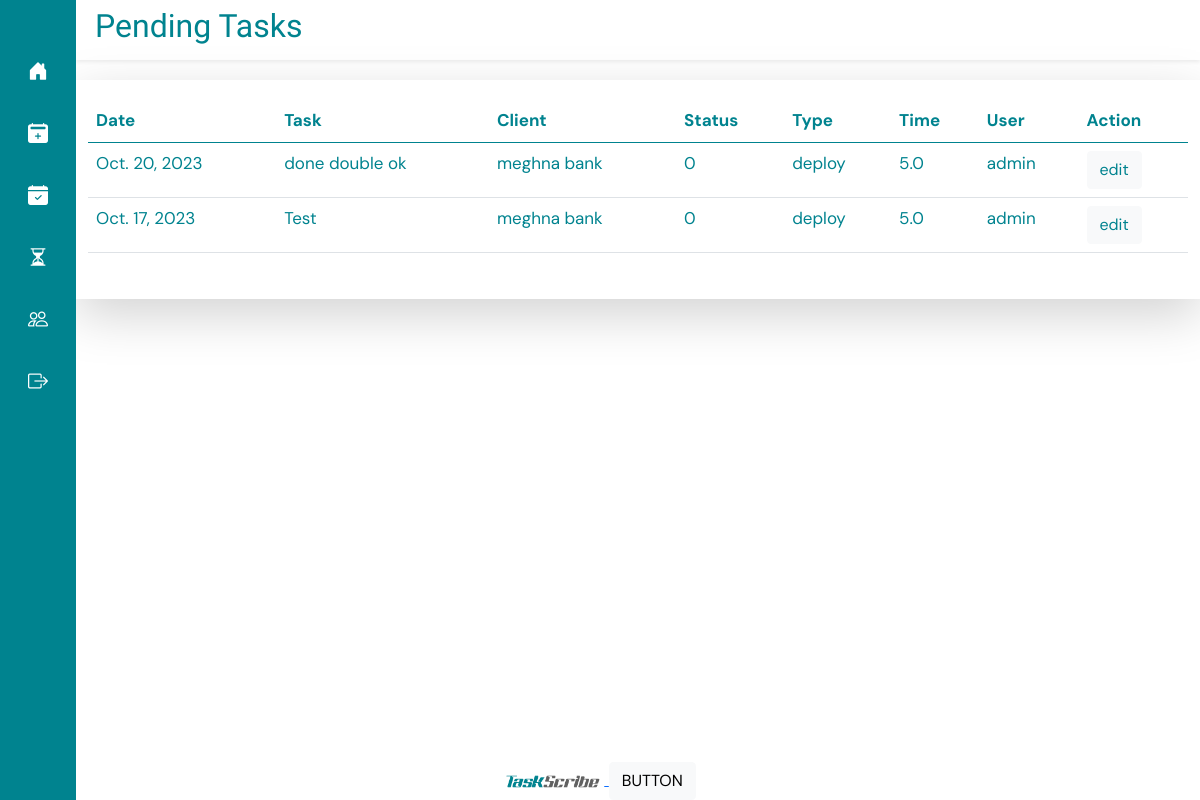
The app's page /pending-task/ (signed in), older data.
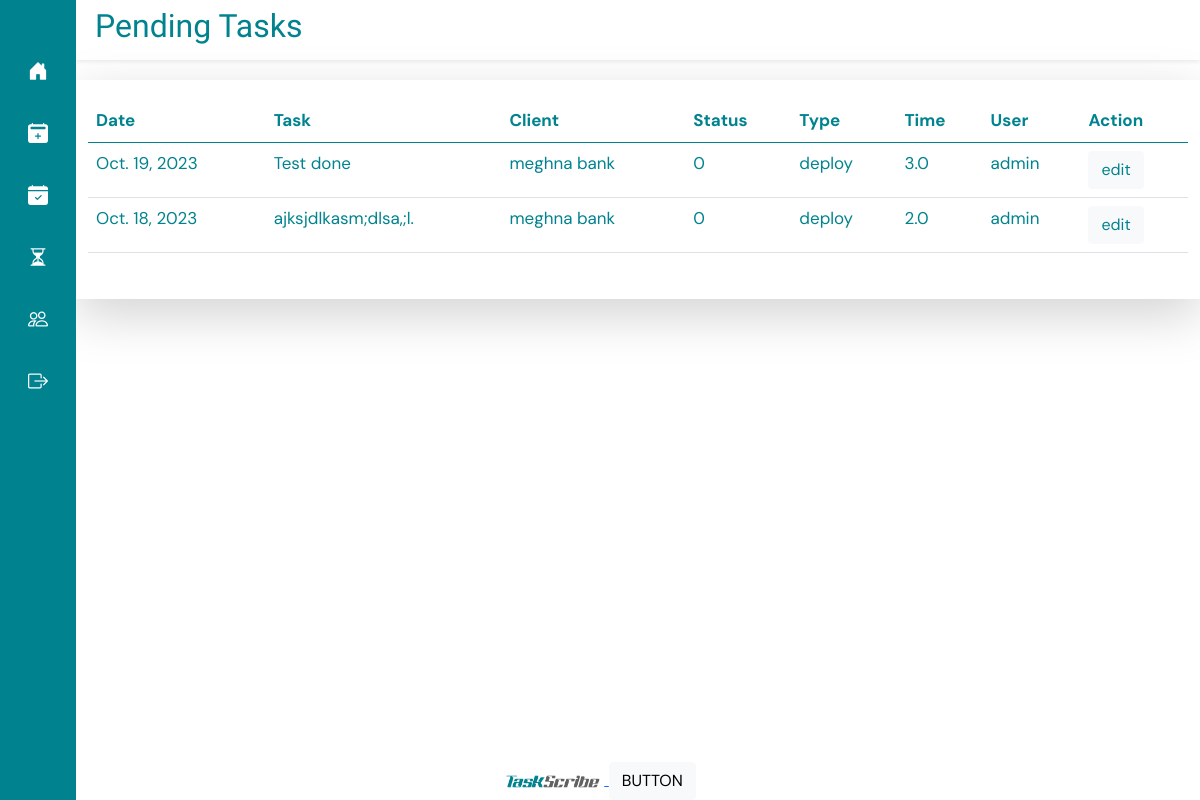
The same page, newer data.
### taskapp/models.py (models this page shows, shortened)
class Task(models.Model):
    name = models.CharField(max_length=500,)
    user = models.ForeignKey(User, on_delete=models.PROTECT)
    type = models.ForeignKey(Type, on_delete=models.CASCADE)
    client = models.ForeignKey(Client, on_delete=models.PROTECT)
    date = models.DateField()
    status = models.CharField(max_length=1, choices=STATUS, default='0')
    time = models.FloatField()

class Client(models.Model):
    name = models.CharField(max_length=100)
    description = models.TextField(max_length=500, null=True)
    file = models.FileField(upload_to='documetns/')
    original_filename = models.CharField(max_length=255)
    uploaded_at = models.DateTimeField(auto_now_add=True)

class Type(models.Model):
    name = models.CharField(max_length=100)
    def __str__(self) -> str:
        return self.name

### taskapp/views.py (the view)
# urls.py: path('pending-task/', pending_task, name="pending_task"),
@login_required(login_url="/login/")
def pending_task(request):
    userall = User.objects.get(id=request.user.id)
    pending_tasks = Task.objects.filter(user=userall, status="0")
    return render(request, "pending.html", {
        "pending_tasks" : pending_tasks
    })

### templates/pending.html (shortened to what this page needs)
{% extends 'base.html' %}
{% load static %}
{% block titlecontent %}
<div class="row shadow-sm " style="margin-top: 0px; padding: 7px; color: #00838f;">
  <h2 style="font-family: Racing Sans One;">Pending Tasks</h2>
</div>
{% endblock %}
{% block content %}
<div class="row shadow-lg" style=" padding-bottom: 30px; margin-bottom: 40px; padding-top: 20px; margin-top: 20px;">
    <div class="col-12">
    <table class=" table table-hover " style="color: #00838f;">
        <thead>
          <tr>
            <th>Date</th>
            <th>Task</th>
            <th>Client</th>
            <th>Status</th>
            <th>Type</th>
            <th>Time</th>
            <th>User</th>
            <th>Action</th>
          </tr>
        </thead>
        <tbody>
        {% for task in pending_tasks %}
          <tr>
            <td>{{ task.date }}</td>
            <td>{{ task.name }}</td>
            <td>{{ task.client.name}}</td>
            <td>{{ task.status}}</td>
            <td>{{ task.type}}</td>
            <td>{{ task.time}}</td>
            <td>{{ task.user }}</td>
            <td>
              <a href="{% url 'edit_task'  task_id=task.id %}" type="button" class="btn btn-light" style="color: #00838f;">edit</a>
            </td>
          </tr>
        {% endfor %}
        </tbody>
      </table>
    </div>
</div>
{% endblock%}

Row changes from the older to the newer data that the page shows:
no longer on this page (row edited): Task: date "Oct. 20, 2023", name "done double ok", client.name "meghna bank", status "0", type "deploy", time "5.0", user "admin"
changed Task: date "Oct. 17, 2023" → "Oct. 19, 2023"; name "Test" → "Test done"; time "5.0" → "3.0"
added Task: date "Oct. 18, 2023", name "ajksjdlkasm;dlsa,;l.", client.name "meghna bank", status "0", type "deploy", time "2.0", user "admin"
